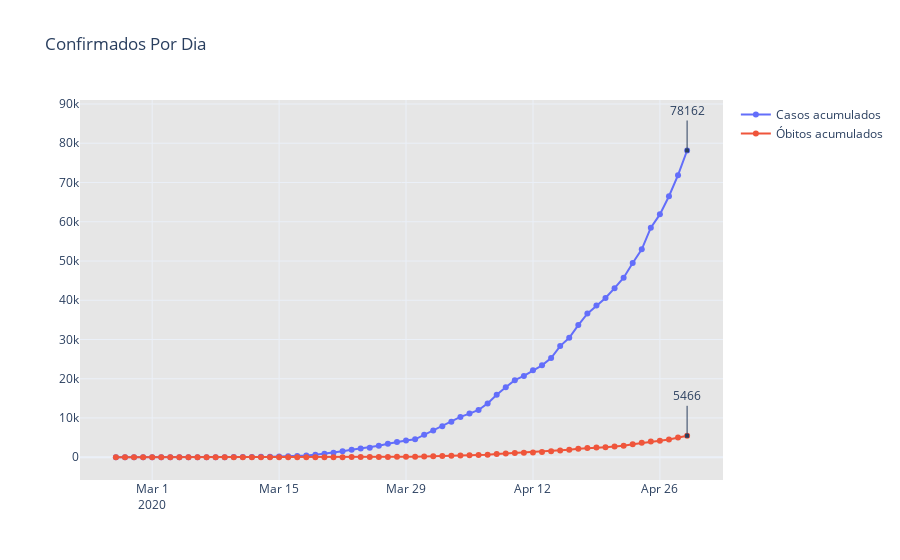

Notebook source saved alongside this figure:
### Markdown cell above
# Gráficos Brasil

### Code cell
from datetime import datetime
now = datetime.now()
fig1 = go.Figure(
    [
        go.Scatter(x = casosTotal.data, y = casosTotal['casosAcumulados'], mode = 'markers+lines', name="Casos acumulados"),
        go.Scatter(x = mortesTotal.data, y = mortesTotal['obitosAcumulados'], mode = 'markers+lines', name="Óbitos acumulados"),
    ]
)
config = {'displayModeBar': True}
fig1.update_layout(title='Confirmados Por Dia',
                   plot_bgcolor='rgb(230, 230,230)',
                   showlegend=True, template="plotly_white",
annotations=[
        dict(
            x=str(now.year)+'-'+str(now.month)+'-'+str(now.day-1),
            y=casosTotal.casosAcumulados.max(),
            xref="x",
            yref="y",
            text=casosTotal.casosAcumulados.max(),
            showarrow=True,
            arrowhead=7,
            ax=0,
            ay=-40
        ),
        dict(
            x=str(now.year)+'-'+str(now.month)+'-'+str(now.day-1),
            y=mortesTotal.obitosAcumulados.max(),
            xref="x",
            yref="y",
            text=mortesTotal.obitosAcumulados.max(),
            showarrow=True,
            arrowhead=7,
            ax=0,
            ay=-40
        )]
)


fig1.show()
plotly.offline.plot(fig1, filename='HTML/AcumuladoBrasilDia.html', auto_open=False)

### Figure 1 — Plotly figure (JSON) as saved in the notebook; plotly's stock layout.template omitted (floating-point values rounded to 4 significant figures)
{"data": [{"mode": "markers+lines", "name": "Casos acumulados", "type": "scatter", "x": ["2020-02-27", "2020-02-28", "2020-02-26", "2020-02-29", "2020-03-01", "2020-03-02", "2020-03-03", "2020-03-04", "2020-03-05", "2020-03-06", "2020-03-07", "2020-03-08", "2020-03-09", "2020-03-10", "2020-03-11", "2020-03-12", "2020-03-13", "2020-03-14", "2020-03-15", "2020-03-16", "2020-03-17", "2020-03-18", "2020-03-19", "2020-03-20", "2020-03-21", "2020-03-22", "2020-03-23", "2020-03-24", "2020-03-25", "2020-03-26", "2020-03-27", "2020-03-28", "2020-03-29", "2020-03-30", "2020-03-31", "2020-04-01", "2020-04-02", "2020-04-03", "2020-04-04", "2020-04-05", "2020-04-06", "2020-04-07", "2020-04-08", "2020-04-09", "2020-04-10", "2020-04-11", "2020-04-12", "2020-04-13", "2020-04-14", "2020-04-15", "2020-04-16", "2020-04-17", "2020-04-18", "2020-04-19", "2020-04-20", "2020-04-21", "2020-04-22", "2020-04-23", "2020-04-24", "2020-04-25", "2020-04-26", "2020-04-27", "2020-04-28", "2020-04-29"], "y": [1, 1, 1, 2, 2, 2, 2, 3, 7, 13, 19, 25, 25, 34, 52, 77, 98, 121, 200, 234, 291, 428, 621, 904, 1128, 1546, 1891, 2201, 2433, 2915, 3417, 3903, 4256, 4579, 5717, 6834, 7910, 9056, 10278, 11130, 12056, 13717, 15927, 17857, 19638, 20727, 22169, 23430, 25262, 28320, 30425, 33682, 36599, 38654, 40581, 43079, 45757, 49492, 52995, 58509, 61888, 66501, 71886, 78162]}, {"mode": "markers+lines", "name": "Óbitos acumulados", "type": "scatter", "x": ["2020-02-26", "2020-02-27", "2020-02-28", "2020-02-29", "2020-03-01", "2020-03-02", "2020-03-03", "2020-03-04", "2020-03-05", "2020-03-07", "2020-03-08", "2020-03-09", "2020-03-10", "2020-03-11", "2020-03-12", "2020-03-13", "2020-03-14", "2020-03-16", "2020-03-06", "2020-03-15", "2020-03-17", "2020-03-18", "2020-03-19", "2020-03-20", "2020-03-21", "2020-03-22", "2020-03-23", "2020-03-24", "2020-03-25", "2020-03-26", "2020-03-27", "2020-03-28", "2020-03-29", "2020-03-30", "2020-03-31", "2020-04-01", "2020-04-02", "2020-04-03", "2020-04-04", "2020-04-05", "2020-04-06", "2020-04-07", "2020-04-08", "2020-04-09", "2020-04-10", "2020-04-11", "2020-04-12", "2020-04-13", "2020-04-14", "2020-04-15", "2020-04-16", "2020-04-17", "2020-04-18", "2020-04-19", "2020-04-20", "2020-04-21", "2020-04-22", "2020-04-23", "2020-04-24", "2020-04-25", "2020-04-26", "2020-04-27", "2020-04-28", "2020-04-29"], "y": [0, 0, 0, 0, 0, 0, 0, 0, 0, 0, 0, 0, 0, 0, 0, 0, 0, 0, 0, 0, 1, 4, 6, 11, 18, 25, 34, 46, 57, 77, 92, 114, 136, 159, 201, 241, 299, 359, 432, 486, 553, 667, 800, 941, 1056, 1124, 1223, 1328, 1532, 1736, 1924, 2141, 2347, 2462, 2575, 2741, 2906, 3313, 3670, 4016, 4205, 4543, 5017, 5466]}], "layout": {"annotations": [{"arrowhead": 7, "ax": 0, "ay": -40, "showarrow": true, "text": "78162", "x": "2020-4-29", "xref": "x", "y": 78162, "yref": "y"}, {"arrowhead": 7, "ax": 0, "ay": -40, "showarrow": true, "text": "5466", "x": "2020-4-29", "xref": "x", "y": 5466, "yref": "y"}], "plot_bgcolor": "rgb(230, 230,230)", "showlegend": true, "title": {"text": "Confirmados Por Dia"}}}
